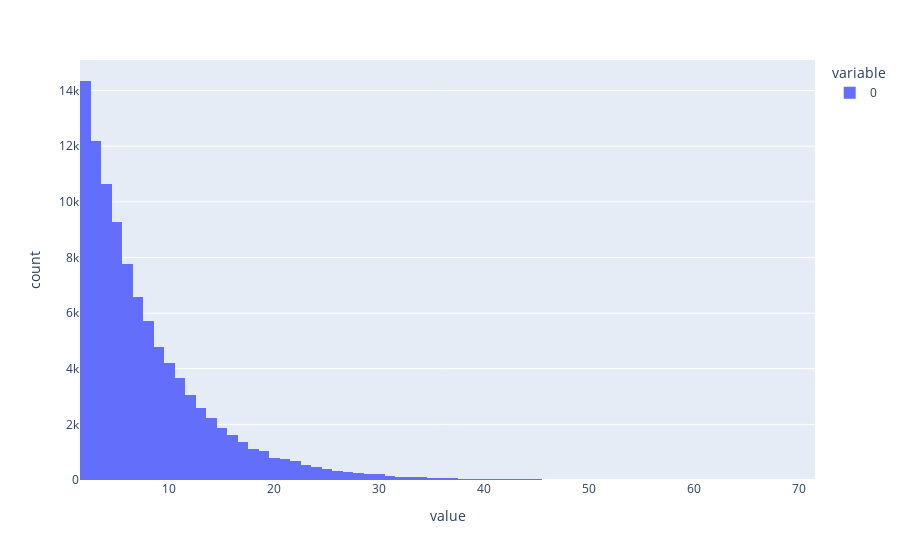

Notebook source saved alongside this figure:
### Code cell
px.histogram(res)

### Figure 1 — Plotly figure (JSON) as saved in the notebook; plotly's stock layout.template omitted (floating-point values rounded to 4 significant figures; data arrays with more than 128 entries replaced by an {"elided": "..."} marker saying what was removed)
{"data": [{"alignmentgroup": "True", "bingroup": "x", "hovertemplate": "variable=0<br>value=%{x}<br>count=%{y}<extra></extra>", "legendgroup": "0", "marker": {"color": "#636efa", "pattern": {"shape": ""}}, "name": "0", "offsetgroup": "0", "orientation": "v", "showlegend": true, "type": "histogram", "x": {"elided": "100000 int values"}, "xaxis": "x", "yaxis": "y"}], "layout": {"barmode": "relative", "legend": {"title": {"text": "variable"}, "tracegroupgap": 0}, "margin": {"t": 60}, "xaxis": {"anchor": "y", "domain": [0, 1], "title": {"text": "value"}}, "yaxis": {"anchor": "x", "domain": [0, 1], "title": {"text": "count"}}}}
